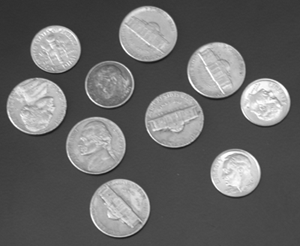
%> input picture DIP Lab 4/saif/DIP Lab 4/DIP Lab 3/code/coins.png, 300 x 246 px
$ octave c1.m   (GNU Octave 9; MATLAB toolbox functions it lacks are replaced by stand-ins)
%> lines starting %> are read from the running program, lines starting %| are printed output that depends on the picture
I = imread('C:\Program Files\MATLAB\R2013a\toolbox\images\imdemos\coins.png');
%> I is the input picture: size 246x300 uint8; min 23, max 255, mean 103
imshow(I);
freq_array = zeros(1,256);
cum_freq_array = zeros(1,256);
L_mult_array = zeros(1,256);
[row,col] = size(I);
%> row = 246; col = 300

for i=1:row
    for j=1:col
    intensity = I(i,j)+1;
    freq_array(1,(intensity)) = freq_array(1,(intensity))+1;
    end
end
%> after the loop, freq_array = 256 values, max 4264 at index 74, min 0 at index 1, mean 288.3

sum = 0;

for i=1:256
    %freq_array(1,i) = freq_array(1,i)/(row*col);
    if i>0 && i<32
        freq_array(1,i)= 0.0016
    end
    if i>31 && i<64
        freq_array(1,i)= 0.0031
    end
    if i>63 && i<96
        freq_array(1,i)= 0.0047
    end

    if i>95 && i<160
        freq_array(1,i)= 0.0125
    end
    if i>159 && i<192
        freq_array(1,i)= 0.0047
    end
    if i>191 && i<224
        freq_array(1,i)= 0.0047
    end
    if i>223 && i<256
        freq_array(1,i)= 0.0016
    end

    sum = sum + freq_array(1,i);
    cum_freq_array(1,i) = sum;
end
%> this loop made 256 passes
%> sum on passes 1 to 3: 0.0016, 0.0032, 0.0048
%> after the loop, cum_freq_array = 256 values from 0.0016 to 1.45; freq_array = 256 values, max 0.0125 at index 96, min 0 at index 256, mean 0.00567; sum = 1.45

X = 0:255;

figure;
bar(X,cum_freq_array,'r');
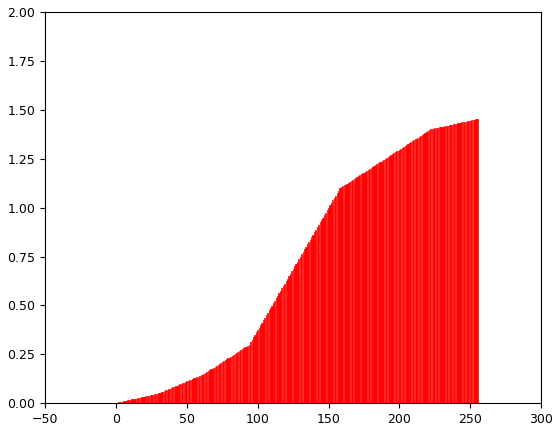
%> figure redrawn from the program's plot data; tallest bar 1.45 high, from x = 253.6 to 254.4

L_mult_array = uint8(round(256.*cum_freq_array));
%> L_mult_array = 256 values from 0 to 255
index_array = uint8(zeros(1,256));

for i=1:256
    index_array(i) = L_mult_array(i);

end
%> after the loop, index_array = 256 values from 0 to 255

modified_image = uint8(zeros(row,col));

for i=1:row
    for j=1:col
    modified_image(i,j)= index_array(I(i,j))-1;
    end
end
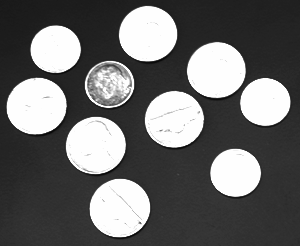
%> modified_image: size 246x300 uint8; min 8, max 254, mean 107.1

figure;
imshow(modified_image);

freq_array = zeros(1,256);
cum_freq_array = zeros(1,256);

for i=1:row
    for j=1:col
    intensity = modified_image(i,j)+1;
    freq_array(1,(intensity)) = freq_array(1,(intensity))+1;
    end
end
%> after the loop, freq_array = 256 values, max 20554 at index 255, min 0 at index 1, mean 288.3

sum = 0;

for i=1:256
    freq_array(1,i) = freq_array(1,i)/(row*col);
    sum = sum + freq_array(1,i);
    cum_freq_array(1,i) = sum;
end
%> this loop made 256 passes
%> sum on passes 1 to 3: 0, 0, 0
%> after the loop, cum_freq_array = 256 values from 0 to 1; freq_array = 256 values, max 0.279 at index 255, min 0 at index 1, mean 0.00391; sum = 1

X = 0:255;

figure;
bar(X,cum_freq_array,'b');
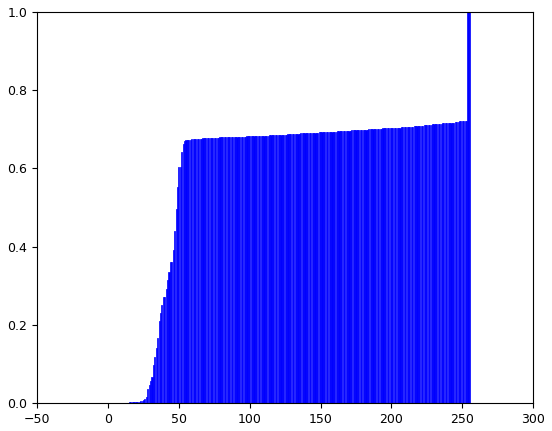
%> figure redrawn from the program's plot data; tallest bar 1 high, from x = 253.6 to 254.4
